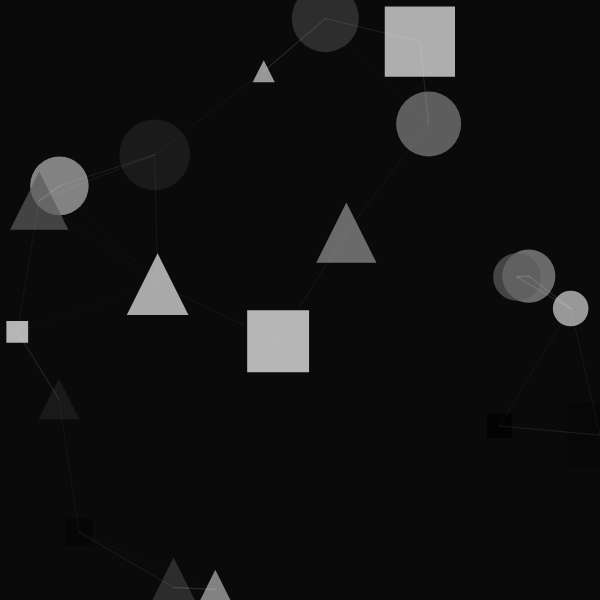
Frame 1 (no input)
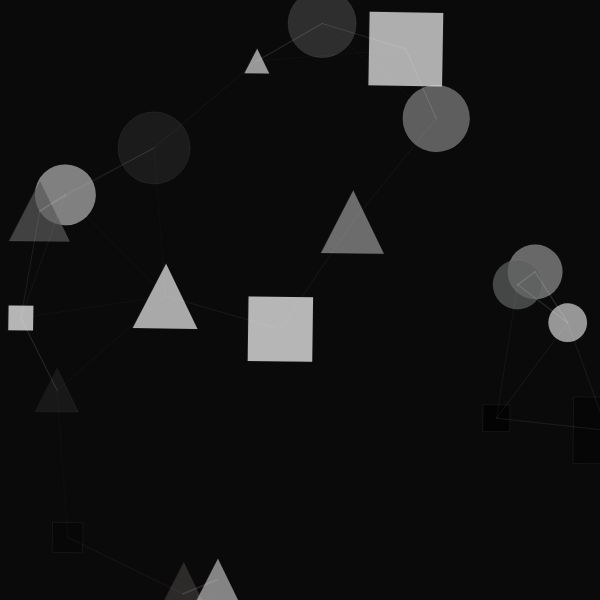
Frame 60 (no input)
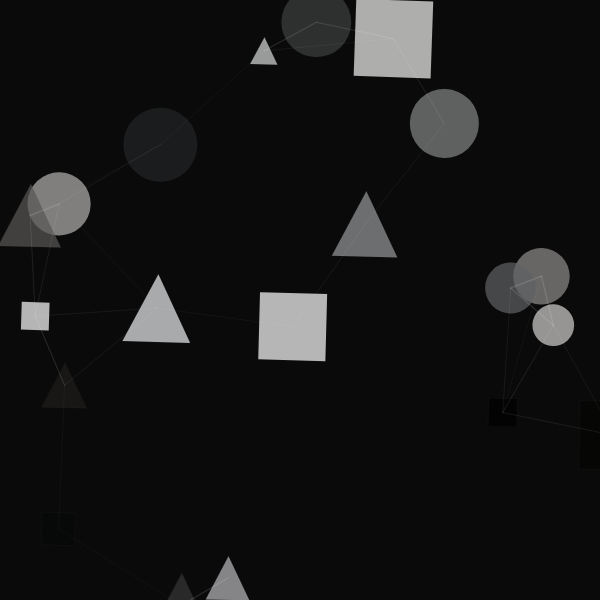
Frame 120 (the mouse pressed at the canvas centre since frame 60)

The p5.js sketch that drew these frames (run headless with seeded random() and noise() and a simulated clock; from frame 60 on, the mouse is pressed at the canvas centre):

// p5.js sketch
// ── sketch.js
let shapes = [];
let time = 0;

function setup() {
  createCanvas(600, 600);
  noStroke();
  for (let i = 0; i < 20; i++) {
    shapes.push({
      x: random(width),
      y: random(height),
      size: random(20, 80),
      speed: random(0.01, 0.03),
      angle: random(TWO_PI),
      color: color(random(255), random(255), random(255), 180)
    });
  }
}

function draw() {
  background(10);
  time += 0.01;

  for (let i = 0; i < shapes.length; i++) {
    let s = shapes[i];
    
    // Oscillating movement
    s.x += cos(s.angle) * s.speed * 10;
    s.y += sin(s.angle) * s.speed * 10;
    s.angle += 0.02;

    // Wrap around edges
    if (s.x < -50) s.x = width + 50;
    if (s.x > width + 50) s.x = -50;
    if (s.y < -50) s.y = height + 50;
    if (s.y > height + 50) s.y = -50;

    // Morphing size
    let morphSize = s.size + sin(time * s.speed * 10) * 20;
    
    // Color cycling
    let r = (sin(time * 0.02 + i) * 127 + 128);
    let g = (sin(time * 0.03 + i) * 127 + 128);
    let b = (sin(time * 0.04 + i) * 127 + 128);
    fill(r, g, b, 180);

    // Draw shape with oscillating form
    push();
    translate(s.x, s.y);
    rotate(time * s.speed);
    
    if (i % 3 === 0) {
      ellipse(0, 0, morphSize, morphSize);
    } else if (i % 3 === 1) {
      triangle(0, -morphSize/2, morphSize/2, morphSize/2, -morphSize/2, morphSize/2);
    } else {
      rectMode(CENTER);
      rect(0, 0, morphSize, morphSize);
    }
    
    pop();
  }

  // Interweave connections
  for (let i = 0; i < shapes.length; i++) {
    for (let j = i + 1; j < shapes.length; j++) {
      let d = dist(shapes[i].x, shapes[i].y, shapes[j].x, shapes[j].y);
      if (d < 150) {
        stroke(255, 30);
        strokeWeight(map(d, 0, 150, 2, 0.2));
        line(shapes[i].x, shapes[i].y, shapes[j].x, shapes[j].y);
      }
    }
  }
}
